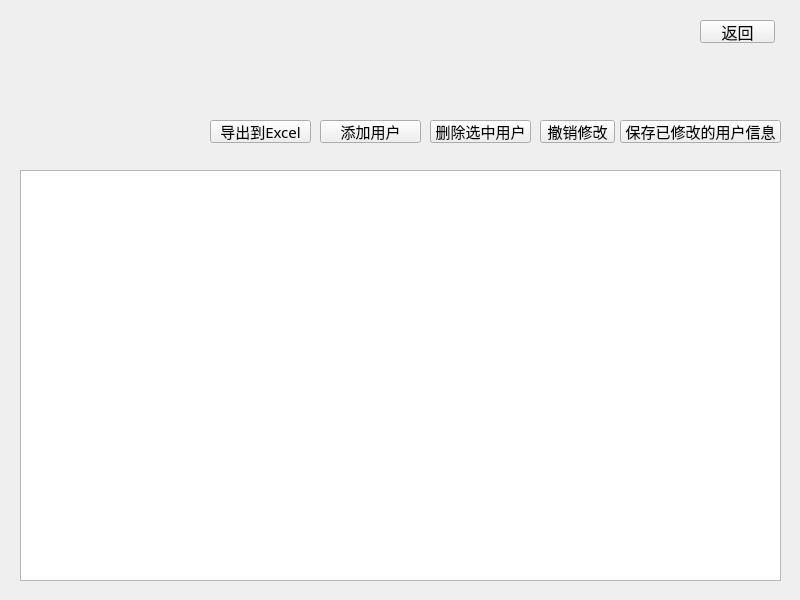
<?xml version="1.0" encoding="UTF-8"?>
<ui version="4.0">
 <class>usermanage</class>
 <widget class="QWidget" name="usermanage">
  <property name="geometry">
   <rect>
    <x>0</x>
    <y>0</y>
    <width>800</width>
    <height>600</height>
   </rect>
  </property>
  <property name="font">
   <font>
    <family>宋体</family>
    <pointsize>12</pointsize>
   </font>
  </property>
  <property name="windowTitle">
   <string>用户管理</string>
  </property>
  <widget class="QPushButton" name="cancleButton">
   <property name="geometry">
    <rect>
     <x>700</x>
     <y>20</y>
     <width>75</width>
     <height>23</height>
    </rect>
   </property>
   <property name="text">
    <string>返回</string>
   </property>
  </widget>
  <widget class="QTableView" name="tableView">
   <property name="geometry">
    <rect>
     <x>20</x>
     <y>170</y>
     <width>761</width>
     <height>411</height>
    </rect>
   </property>
  </widget>
  <widget class="QPushButton" name="save_pushButton">
   <property name="geometry">
    <rect>
     <x>620</x>
     <y>120</y>
     <width>161</width>
     <height>23</height>
    </rect>
   </property>
   <property name="font">
    <font>
     <family>宋体</family>
     <pointsize>11</pointsize>
    </font>
   </property>
   <property name="text">
    <string>保存已修改的用户信息</string>
   </property>
  </widget>
  <widget class="QPushButton" name="revert_pushButton">
   <property name="geometry">
    <rect>
     <x>540</x>
     <y>120</y>
     <width>75</width>
     <height>23</height>
    </rect>
   </property>
   <property name="font">
    <font>
     <family>宋体</family>
     <pointsize>11</pointsize>
    </font>
   </property>
   <property name="text">
    <string>撤销修改</string>
   </property>
  </widget>
  <widget class="QPushButton" name="enter_pushButton">
   <property name="geometry">
    <rect>
     <x>320</x>
     <y>120</y>
     <width>101</width>
     <height>23</height>
    </rect>
   </property>
   <property name="font">
    <font>
     <family>宋体</family>
     <pointsize>11</pointsize>
    </font>
   </property>
   <property name="text">
    <string>添加用户</string>
   </property>
  </widget>
  <widget class="QPushButton" name="del_pushButton">
   <property name="geometry">
    <rect>
     <x>430</x>
     <y>120</y>
     <width>101</width>
     <height>23</height>
    </rect>
   </property>
   <property name="font">
    <font>
     <family>宋体</family>
     <pointsize>11</pointsize>
    </font>
   </property>
   <property name="text">
    <string>删除选中用户</string>
   </property>
  </widget>
  <widget class="QPushButton" name="export_pushButton">
   <property name="geometry">
    <rect>
     <x>210</x>
     <y>120</y>
     <width>101</width>
     <height>23</height>
    </rect>
   </property>
   <property name="font">
    <font>
     <family>宋体</family>
     <pointsize>11</pointsize>
    </font>
   </property>
   <property name="text">
    <string>导出到Excel</string>
   </property>
  </widget>
 </widget>
 <resources/>
 <connections/>
</ui>
